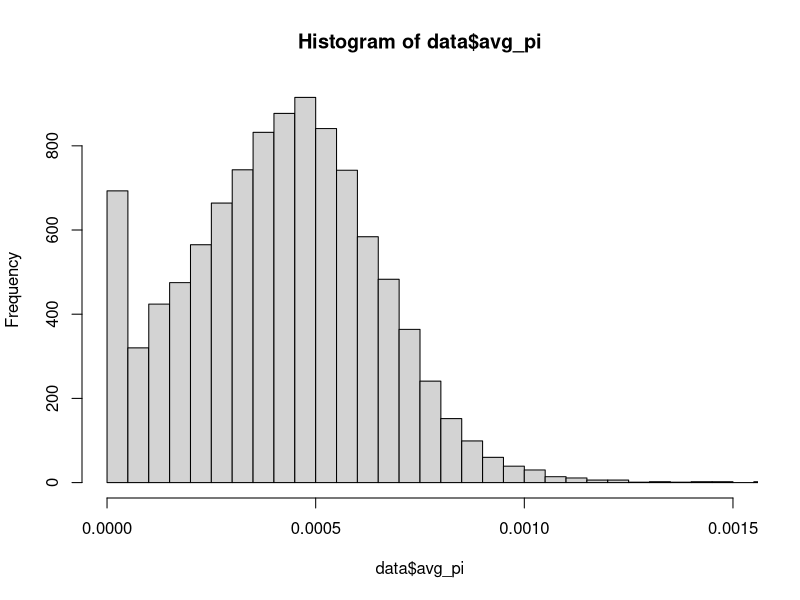
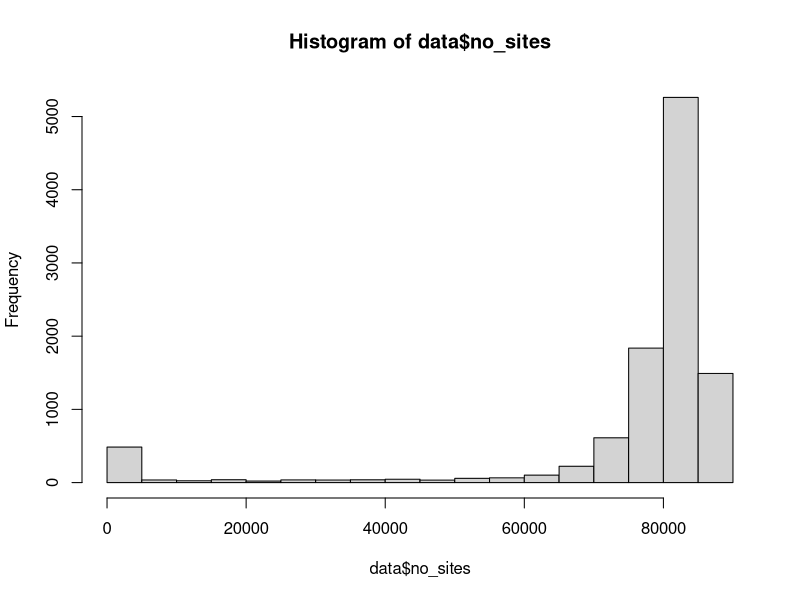
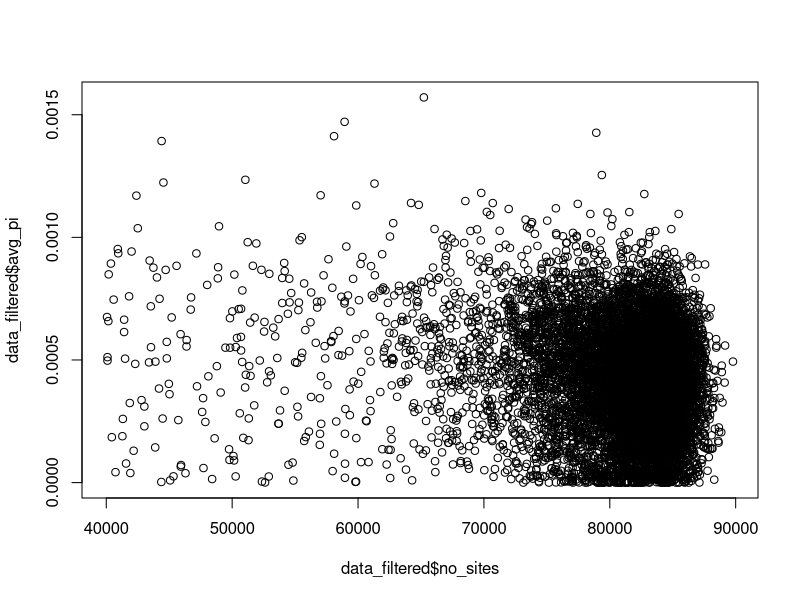
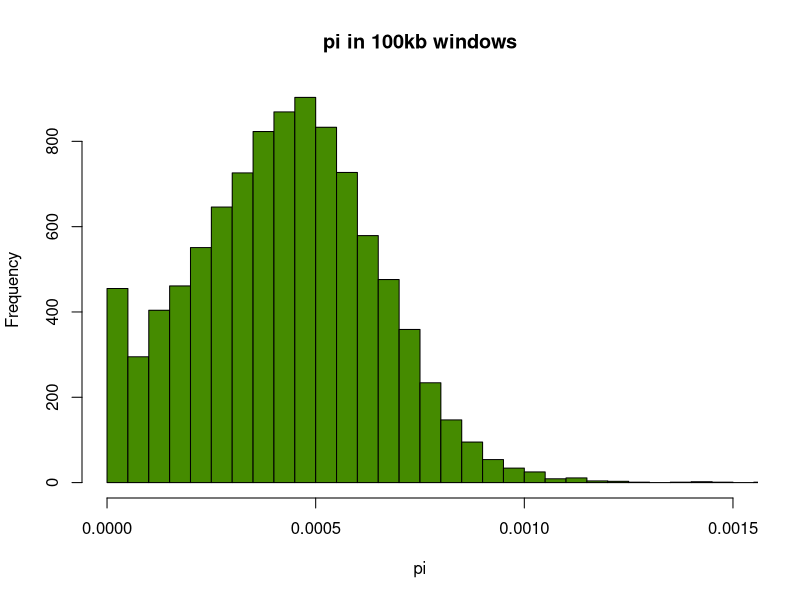
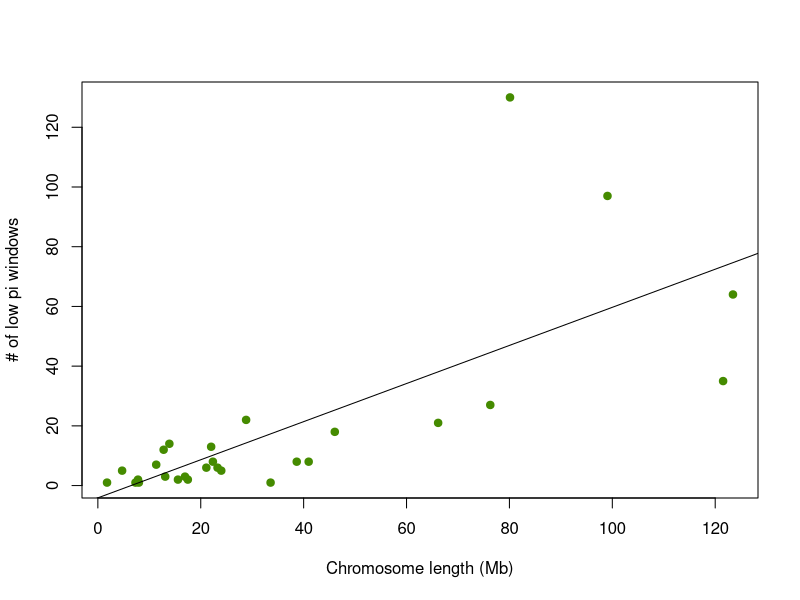
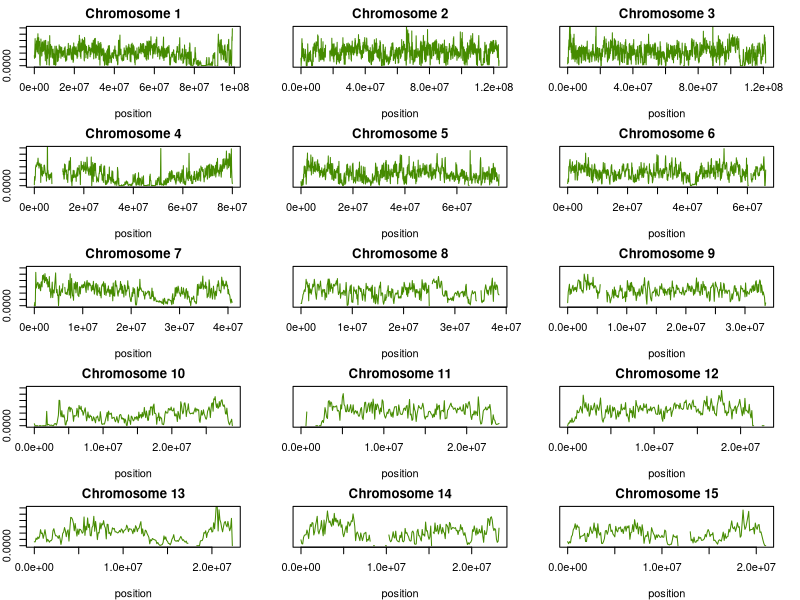
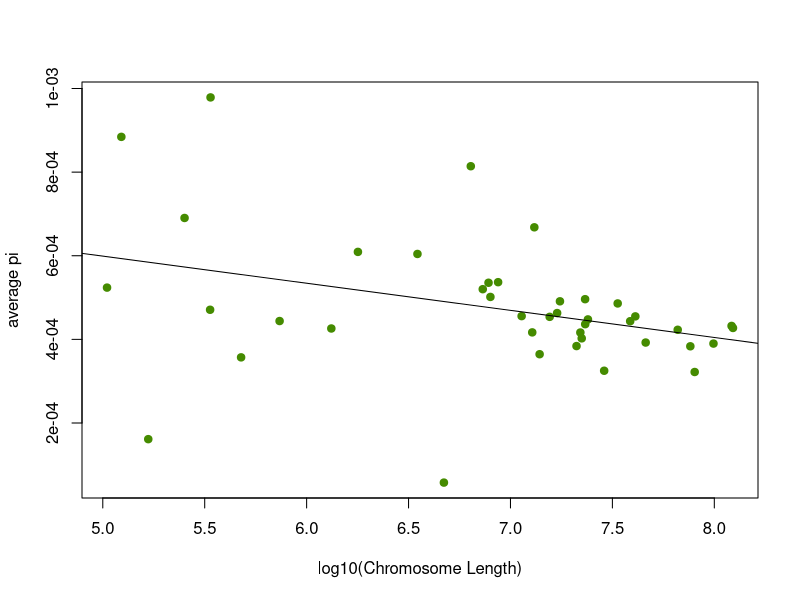

The R script that drew these images, in order:
library(plyr)

setwd("~/Documents/SDZWA/alala_genomics/analysis/pixy")
data <- read.table("pixy_pi_living.txt", header = T)

mean(data$avg_pi, na.rm=T)


# histogram of pi before filtering
hist(data$avg_pi, xlim = c(0,0.0015), breaks =1000)

# filter out windows with low # of sites
hist(data$no_sites)
data_filtered <- data[data$no_sites>40000,]
plot(data_filtered$no_sites, data_filtered$avg_pi)

# new histogram of pi 
pdf("~/Documents/SDZWA/alala_genomics/analysis/pixy/plots/pi_hist.pdf", width=5, height=4)
hist(data_filtered$avg_pi, xlim = c(0,0.0015), breaks =50, main = "pi in 100kb windows",
     xlab = "pi", col = "chartreuse4")
dev.off()

# filter down to 5% tail of low pi 
quantile(data_filtered$avg_pi, probs = c(0.05, 0.95))
data_filtered_lowpi <- data_filtered[data_filtered$avg_pi<6.056835e-05,]


# how many windows per chrom? is it just driven by chrom length?
chrom_counts <- count(data_filtered_lowpi$chromosome)
colnames(chrom_counts) <- c("Chrom", "freq")

chrom_lengths <- read.csv("chrom_lengths.csv")
chrom_merged <- merge(chrom_counts, chrom_lengths)

pdf("~/Documents/SDZWA/alala_genomics/analysis/pixy/plots/chrom_length_lowPi.pdf", width=5, height=5)
chrom_merged$Length_Mb <- chrom_merged$Length/1e6
plot(chrom_merged$Length_Mb,chrom_merged$freq, pch=19, col = 'chartreuse4', ylab="# of low pi windows", xlab = "Chromosome length (Mb)")
lm <- lm(chrom_merged$freq ~ chrom_merged$Length_Mb)
summary(lm)
abline(a=lm$coefficients[1], b=lm$coefficients[2])
dev.off()


pdf("~/Documents/SDZWA/alala_genomics/analysis/pixy/plots/chrom_pi.pdf", width=6, height=8)
par(mfrow= c(5,3), mar=c(4,2,2,2))

ymax=0.0012 
plot(data$window_pos_1[data$chromosome=="NC_063213.1"], data$avg_pi[data$chromosome=="NC_063213.1"], type = 'l', 
     ylab ="pi", xlab = "position" , col = "chartreuse4", main = "Chromosome 1", ylim=c(0,ymax))
plot(data$window_pos_1[data$chromosome=="NC_063214.1"], data$avg_pi[data$chromosome=="NC_063214.1"], type = 'l', 
     ylab ="", xlab = "position" , col = "chartreuse4", main = "Chromosome 2", ylim=c(0,ymax), yaxt='n')
plot(data$window_pos_1[data$chromosome=="NC_063215.1"], data$avg_pi[data$chromosome=="NC_063215.1"], type = 'l', 
     ylab ="", xlab = "position" , col = "chartreuse4", main = "Chromosome 3", ylim=c(0,ymax), yaxt='n')
plot(data$window_pos_1[data$chromosome=="NC_063216.1"], data$avg_pi[data$chromosome=="NC_063216.1"], type = 'l', 
     ylab ="", xlab = "position" , col = "chartreuse4", main = "Chromosome 4", ylim=c(0,ymax))
plot(data$window_pos_1[data$chromosome=="NC_063217.1"], data$avg_pi[data$chromosome=="NC_063217.1"], type = 'l', 
     ylab ="", xlab = "position" , col = "chartreuse4", main = "Chromosome 5", ylim=c(0,ymax), yaxt='n')
plot(data$window_pos_1[data$chromosome=="NC_063218.1"], data$avg_pi[data$chromosome=="NC_063218.1"], type = 'l', 
     ylab ="", xlab = "position" , col = "chartreuse4", main = "Chromosome 6", ylim=c(0,ymax), yaxt='n')
plot(data$window_pos_1[data$chromosome=="NC_063219.1"], data$avg_pi[data$chromosome=="NC_063219.1"], type = 'l', 
     ylab ="", xlab = "position" , col = "chartreuse4", main = "Chromosome 7", ylim=c(0,ymax))
plot(data$window_pos_1[data$chromosome=="NC_063220.1"], data$avg_pi[data$chromosome=="NC_063220.1"], type = 'l', 
     ylab ="", xlab = "position" , col = "chartreuse4", main = "Chromosome 8", ylim=c(0,ymax), yaxt='n')
plot(data$window_pos_1[data$chromosome=="NC_063221.1"], data$avg_pi[data$chromosome=="NC_063221.1"], type = 'l', 
     ylab ="", xlab = "position" , col = "chartreuse4", main = "Chromosome 9", ylim=c(0,ymax), yaxt='n')
plot(data$window_pos_1[data$chromosome=="NC_063222.1"], data$avg_pi[data$chromosome=="NC_063222.1"], type = 'l', 
     ylab ="", xlab = "position" , col = "chartreuse4", main = "Chromosome 10", ylim=c(0,ymax))
plot(data$window_pos_1[data$chromosome=="NC_063223.1"], data$avg_pi[data$chromosome=="NC_063223.1"], type = 'l', 
     ylab ="", xlab = "position" , col = "chartreuse4", main = "Chromosome 11", ylim=c(0,ymax), yaxt='n')
plot(data$window_pos_1[data$chromosome=="NC_063224.1"], data$avg_pi[data$chromosome=="NC_063224.1"], type = 'l', 
     ylab ="", xlab = "position" , col = "chartreuse4", main = "Chromosome 12", ylim=c(0,ymax), yaxt='n')
plot(data$window_pos_1[data$chromosome=="NC_063225.1"], data$avg_pi[data$chromosome=="NC_063225.1"], type = 'l', 
     ylab ="", xlab = "position" , col = "chartreuse4", main = "Chromosome 13", ylim=c(0,ymax))
plot(data$window_pos_1[data$chromosome=="NC_063226.1"], data$avg_pi[data$chromosome=="NC_063226.1"], type = 'l', 
     ylab ="", xlab = "position" , col = "chartreuse4", main = "Chromosome 14", ylim=c(0,ymax), yaxt='n')
plot(data$window_pos_1[data$chromosome=="NC_063227.1"], data$avg_pi[data$chromosome=="NC_063227.1"], type = 'l', 
     ylab ="", xlab = "position" , col = "chartreuse4", main = "Chromosome 15", ylim=c(0,ymax), yaxt='n')

dev.off()



# get mean pi for each chromosome
chroms <- unique(data$chromosome)
chrom_pi <- c()
for(chrom in chroms){
  chrom_pi <- c(chrom_pi, mean(data$avg_pi[data$chromosome==chrom], na.rm = T))
}

# plot mean pi against chromosome length
pdf("~/Documents/SDZWA/alala_genomics/analysis/pixy/plots/chrom_pi_length.pdf", width=4, height=4)
plot(log10(chrom_lengths$Length), chrom_pi, pch=19, col = "chartreuse4", xlab="log10(Chromosome Length)", ylab = "average pi")
lm1 <- lm(chrom_pi~log10(chrom_lengths$Length))
summary(lm1)
abline(a=lm1$coefficients[1], b=lm1$coefficients[2])
dev.off()
